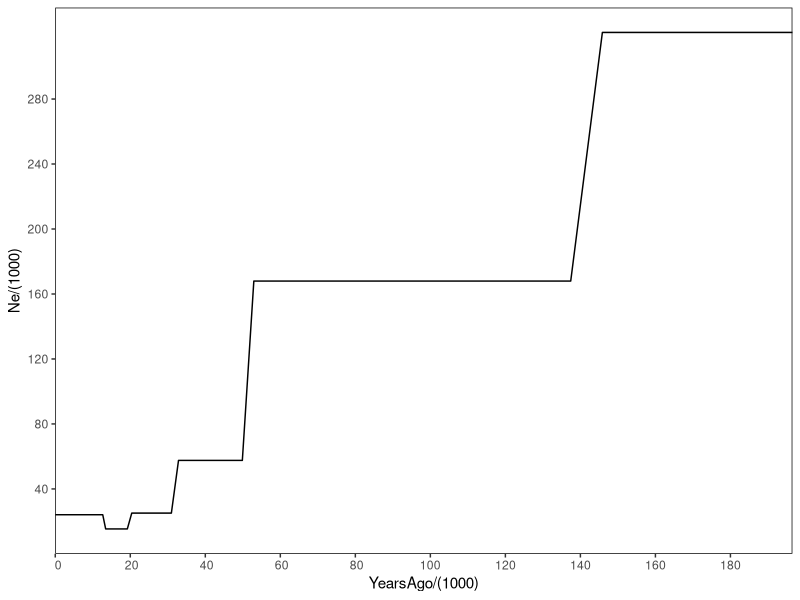

This chart was generated by the following R code:
## ---- chunk 1
knitr::opts_chunk$set(echo = TRUE)
library(ggplot2)
library(dplyr)
library(tidyr)
setwd("/Users/annamariacalderon/Desktop/KROH/data/smc++/")
## ---- chunk 2
cKIWA_Ne_data <- read.csv("plot.csv")
colnames(cKIWA_Ne_data) <- c("Pop", "GenerationsAgo", "Ne", "plot_type", "plot_num")
cKIWA_Ne_data$YearsAgo <- cKIWA_Ne_data[,'GenerationsAgo']*2
cKIWA_Ne <- cKIWA_Ne_data[,c('YearsAgo', "Ne")]
## ---- chunk 3

#Last 10,000 Years

filtered_data <- cKIWA_Ne %>%
  filter(YearsAgo <= 200000)

ggplot(filtered_data, aes(x=YearsAgo/(1000), y=Ne/(1000))) +
  geom_line() +
  scale_x_continuous(breaks = seq(0, 200, by=20),
                     expand = c(0, 0),
                     labels = function(x) format(x, scientific = FALSE)) +
  scale_y_continuous(breaks = seq(0, 300, by= 40),
                     labels = function(x) format(x, scientific = FALSE)) +
  theme(
    panel.background = element_blank(),
    panel.border = element_rect(color="black", fill = NA)
  )
